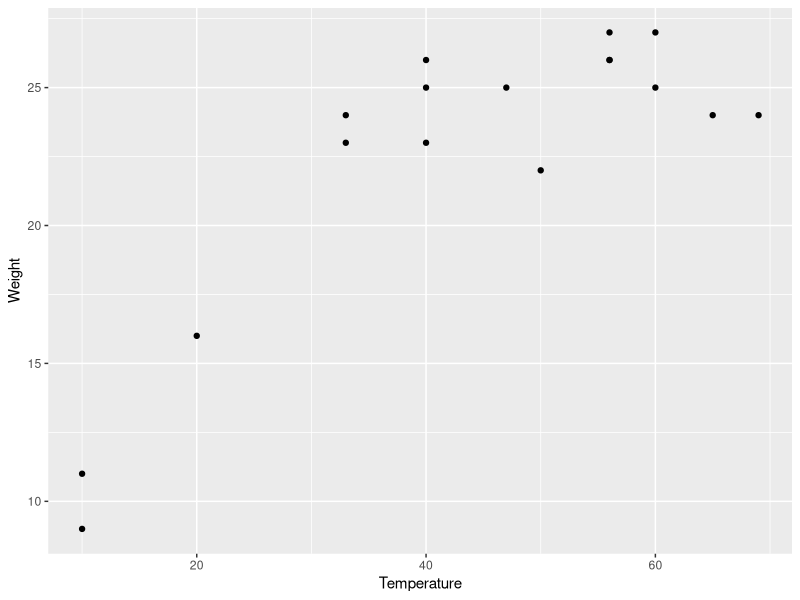
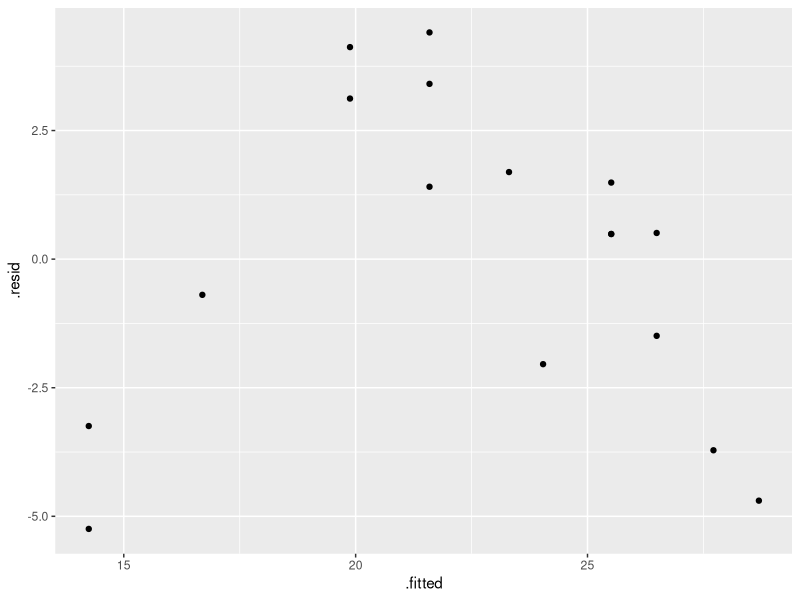
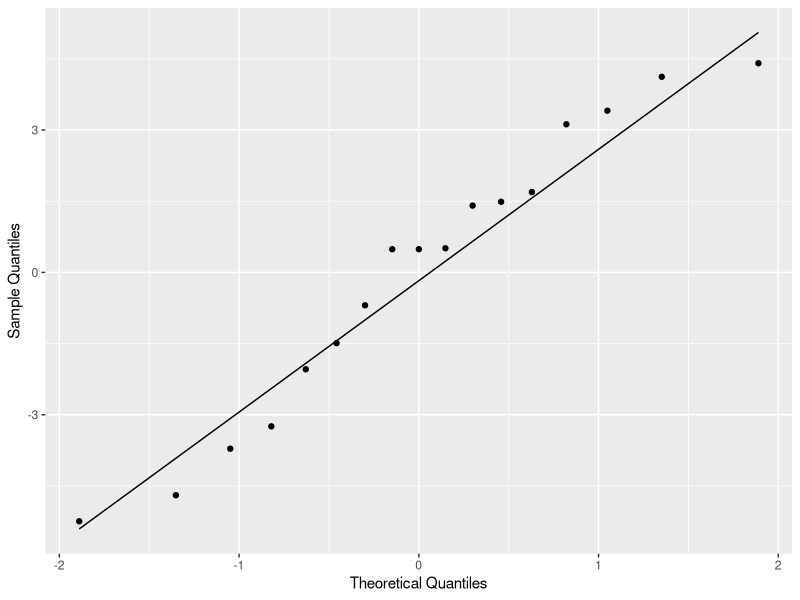
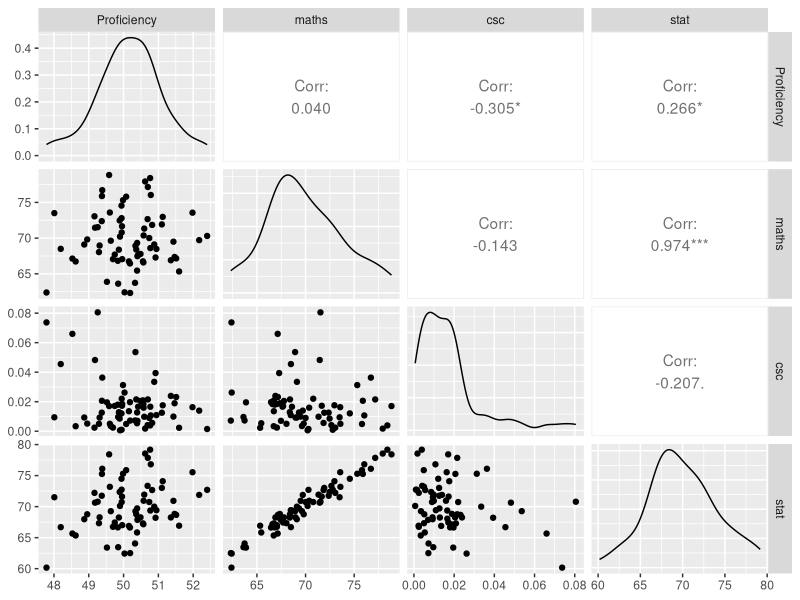

The R source for these figures, in order:
## ---- chunk 1
knitr::opts_chunk$set(echo = TRUE)
## ---- chunk 2
temp <- c(10, 10, 20, 33, 33, 40, 40, 40, 47, 50, 56, 56, 56, 60, 60, 65, 69)
weight <- c(11, 9, 16, 23, 24, 25, 26, 23, 25, 22, 26, 27, 26, 25, 27, 24, 24)
df <- data.frame(Temperature=temp, Weight=weight)
df

## ---- chunk 3
library(tidyverse)
ggplot(df, aes(y=Weight, x=Temperature)) + geom_point()
## ---- chunk 4
model <- lm(Weight ~ Temperature, data=df)
summary(model)
## ---- chunk 5
library(broom)
fitmodel <- augment(model)
qplot(data=fitmodel, y=.resid, x=.fitted)
## ---- chunk 6
ggplot(fitmodel, 
       aes(sample=.resid))+
  stat_qq() + 
  stat_qq_line() +
  labs(x="Theoretical Quantiles",
       y="Sample Quantiles")
## ---- chunk 7
shapiro.test(fitmodel$.resid)
## ---- chunk 8
set.seed(1)
Proficiency <- rnorm(70, mean=50)
maths <- rnorm(70, 70, sd=5)
set.seed(1)
csc <- rexp(70, 60)
set.seed(1)
stat <- maths + rnorm(70)
df <- data.frame(Proficiency=Proficiency, maths=maths, csc=csc, stat=stat)
library(GGally)
ggpairs(df)

## ---- chunk 9
model.sjp <- lm(Proficiency ~ maths + csc + stat, data=df)
summary(model.sjp)
car::vif(model.sjp)
## ---- chunk 10
as.data.frame(augment(model.sjp))

## ---- chunk 11
x1 <- rnorm(15, mean=40)
y <- 13 + (2*x1) + rnorm(15)
df5 <- data.frame(x1=x1, Y=y)
mod5 <- lm(Y ~ x1, data=df5)
summary(mod5)

## ---- chunk 12
anova(mod5)
